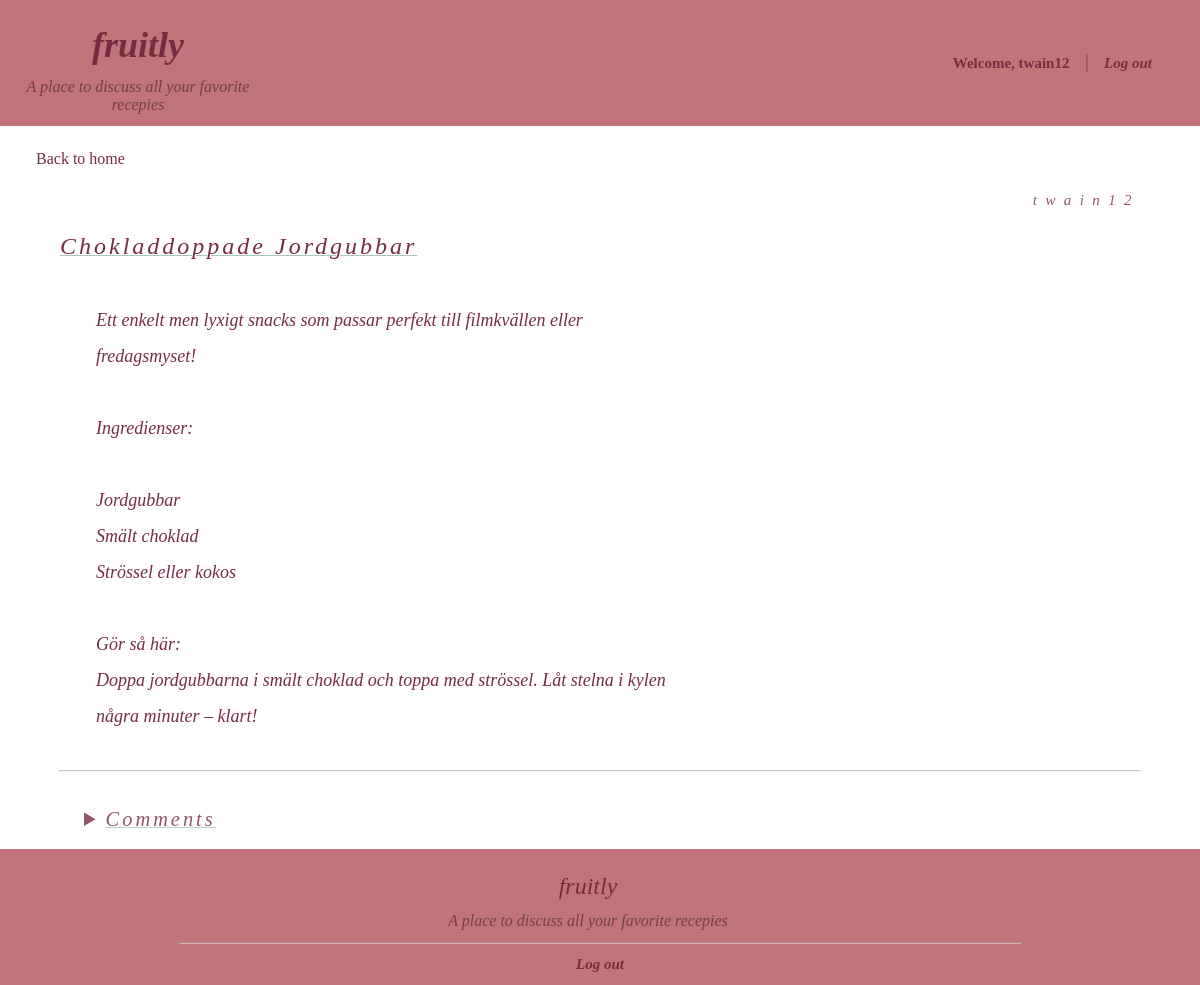
/post.php?id=3 (signed in), run on the app's committed database.
### tables this page shows
CREATE TABLE posts (
id INTEGER PRIMARY KEY AUTOINCREMENT,
title TEXT NOT NULL,
content TEXT NOT NULL,
user_id INTEGER NOT NULL,
FOREIGN KEY (user_id) REFERENCES users(id)
);

CREATE TABLE users(
id INTEGER PRIMARY KEY AUTOINCREMENT,
username TEXT NOT NULL UNIQUE,
email TEXT NOT NULL UNIQUE,
password TEXT NOT NULL
);

### Include/model/DB.php (called while the page is built)
<?php
class DB
{
    private $pdo;
    public function __construct($path)
    {
        $this->pdo = new PDO('sqlite:' . $path);
    }
    public function getConnection()
    {
        return $this->pdo;
    }
}

### Include/model/Post.php (called while the page is built, shortened)
<?php
class Post
{
    public static function getById($db, $id)
    {
        $stmt = $db->getConnection()->prepare('SELECT posts.*, users.username
        FROM posts
        JOIN users ON posts.user_id = users.id
        WHERE posts.id = ?');
        $stmt->execute([$id]);
        $post = $stmt->fetch();
        return $post;
    }
}

### post.php (the view, shortened to what this page needs)
<?php require_once './Include/Bootstraps.php'; ?>
<?php
$id = $_GET['id'];
$post = Post::getById($db, $id);?>
<!DOCTYPE html>
<html lang="en">
<head>
    <link rel="stylesheet" href="style/headerstyle.css">
    <link rel="stylesheet" href="style/footerstyle.css">
    <link rel="stylesheet" href="style/post.css">
    <link rel="stylesheet" href="style/comments.css">
</head>
<body>
    <?php include './Include/View/header.php' ?>
    <?php include './Include/View/post.php' ?>
    <?php include './Include/View/footer.php' ?>
</body>
</html>

### Include/View/post.php (shortened to what this page needs)
<?php
$id = $_GET['id'];
$post = Post::getById($db, $id);
?>
<body>
    <a href="home.php" class="back_button">
        <p class="back_text">
            Back to home
        </p>
    </a>
    <div>
        <p class="post_name">
            <?= $post['username'] ?>
        </p>
    </div>
    <div>
        <p class="post_title">
            <?= $post['title'] ?>
        </p>
    </div>
    <div class="content_box">
        <p class="post_content">
            <?= nl2br(htmlspecialchars($post['content'])) ?>
        </p>
    </div>
    <hr class="divider">
    <details>
        <summary>
            Comments
        </summary>
    </details>
</body>

### style/headerstyle.css (style rules this page uses)
.clearfix::after { content: ""; clear: both; display: table; }
* { margin: 0%; }

### style/footerstyle.css (style rules this page uses)
* { margin: 0%; }

### style/post.css (style rules this page uses)
.post_name { font-size: 1.25vw; font-style: italic; color: #762D3F; letter-spacing: 0.7vw; margin: 2vw 5vw 2vw 5vw; opacity: 80%; cursor: default; text-align: right; }
.post_title { font-size: 2vw; font-style: italic; color: #762D3F; letter-spacing: 0.25vw; padding-bottom: 1.5vw; padding-left: 5vw; text-decoration-line: underline; text-decoration-style: solid; text-decoration-color: #ABC4BA; text-decoration-thickness: 0.1vw; cursor: default; }
.post_content { font-size: 1.5vw; color: #762D3F; font-style: oblique; padding-left: 2vw; line-height: 200%; cursor: default; }
.content_box { width: 50vw; margin-left: 6vw; margin-top: 2vw; margin-bottom: 3vw; }
details>summary { font-size: 1.7vw; font-style: italic; color: #762D3F; letter-spacing: 0.25vw; padding-bottom: 1.5vw; padding-left: 7vw; margin-top: 3vw; text-decoration-line: underline; text-decoration-style: solid; text-decoration-color: #ABC4BA; opacity: 80%; text-decoration-thickness: 0.1vw; cursor: pointer; }
.divider { color: #ABC4BA; opacity: 55%; width: 90%; margin: auto; }

### style/comments.css (style rules this page uses)
::placeholder { letter-spacing: 7%; color: #762D3F; font-style: oblique; font-family: 'Times New Roman', Times, serif; font-size: 1.2vw; }
.divider { color: #ABC4BA; opacity: 55%; width: 90%; margin: auto; }
.back_text { transition: all 0.5s; cursor: pointer; display: inline-block; position: relative; padding-left: 3vw; color: #762D3F; margin-top: 2vw; }
.back_text::after { content: "←"; position: absolute; opacity: 0; left: 2vw; transition: 0.5s; }

### data on the page
posts: user.username "twain12", title "Chokladdoppade Jordgubbar", content "Ett enkelt men lyxigt snacks som passar perfekt till filmkvällen eller fredagsmyset! Ingredienser: Jordgubbar Smält choklad Strössel eller kokos Gör så här: Doppa jordgubbarna i smält choklad och toppa med strössel. Låt stelna i kylen några minuter – klart!"

### other printed values
$_SESSION['user']['username'] "twain12"
